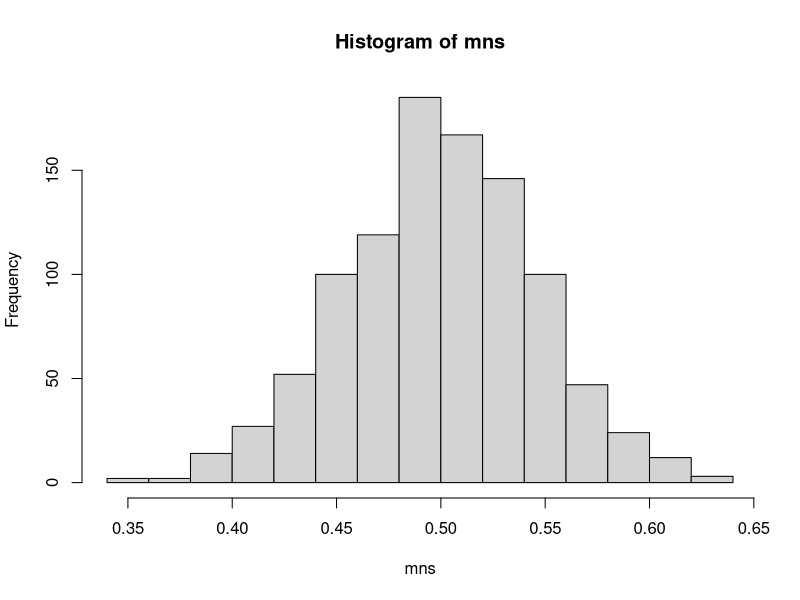
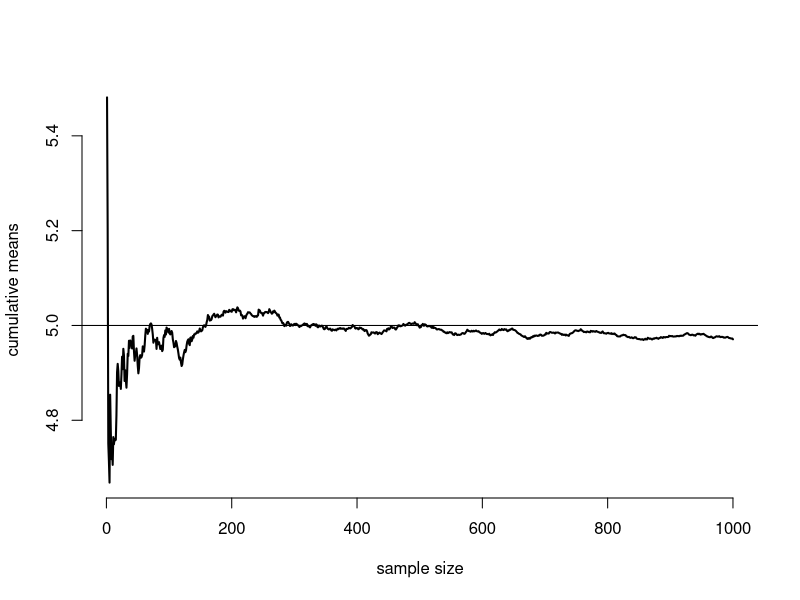
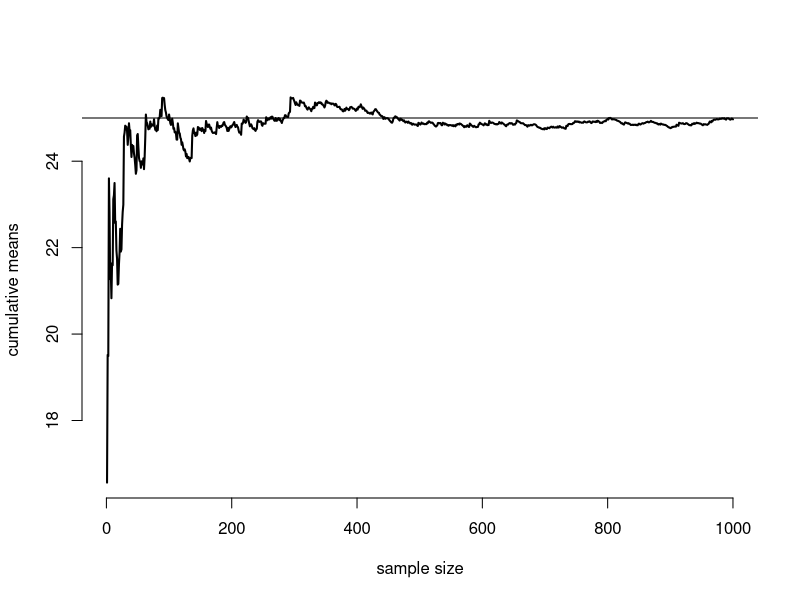
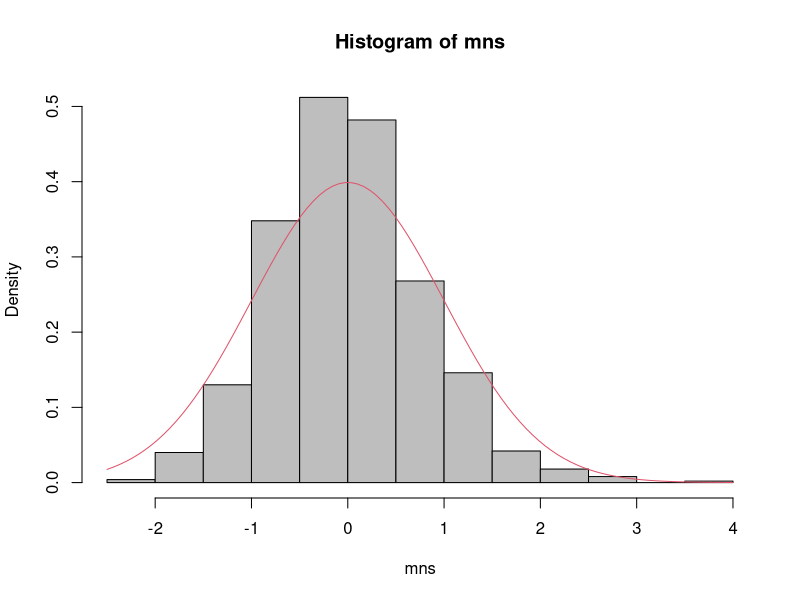

Here is the R script that generated these plots, in order:
## ---- chunk 1
mns = NULL
for (i in 1 : 1000) mns = c(mns, mean(runif(40)))
hist(mns)
## ---- chunk 2
n <- 1000; 
means = c()
meanValueCumulative = 0
for (i in 1 : n){
  meanValue = mean(rexp(40, 0.2))
  meanValueCumulative = meanValueCumulative + meanValue
  meanNow = meanValueCumulative / i 
  means = c(means, meanNow)
} 

plot(1 : n, means, type = "l", lwd = 2, frame = FALSE, ylab = "cumulative means", xlab = "sample size") 

abline(h = 5)
## ---- chunk 3
n <- 1000; 
means = c()
meanValueCumulative = 0
for (i in 1 : n){
  meanValue = var(rexp(40, 0.2))
  meanValueCumulative = meanValueCumulative + meanValue
  meanNow = meanValueCumulative / i 
  means = c(means, meanNow)
} 

plot(1 : n, means, type = "l", lwd = 2, frame = FALSE, ylab = "cumulative means", xlab = "sample size") 

abline(h = 25)
## ---- chunk 4
mns = NULL
for (i in 1 : 1000) mns = c(mns, mean(rexp(40, 0.2)-5))
hist(mns, freq = FALSE, col = "grey")
curve(dnorm, col = 2, add = TRUE)
